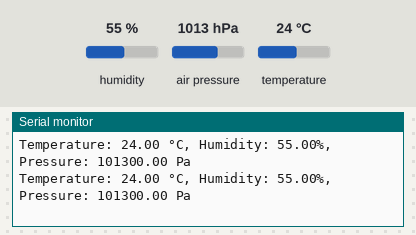
Recording of a sketch running on a simulated Arduino Uno, built with avr-gcc and run on an emulated ATmega328P. Parts: the last lines printed to the serial monitor. The test bench sets the inputs (shaded band); at power-on: humidity 55 %, air pressure 1013 hPa, temperature 24 °C.

Above: at 2.8 s.
2.9 s: humidity set to 22 %
At 4.5 s:
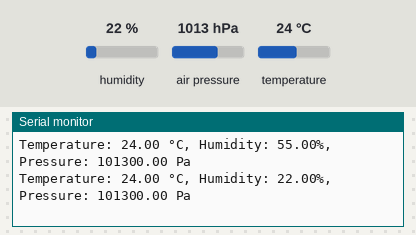
5.6 s: air pressure set to 952 hPa
At 7.5 s:
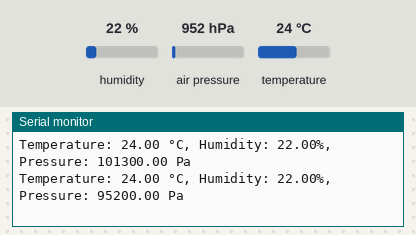
8.3 s: temperature set to 12 °C
At 10.8 s:
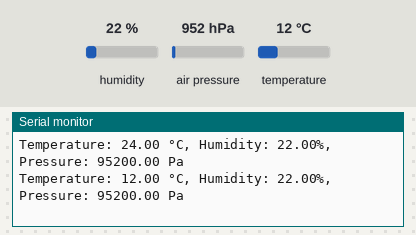
11.0 s: air pressure set to 975 hPa
At 12.9 s:
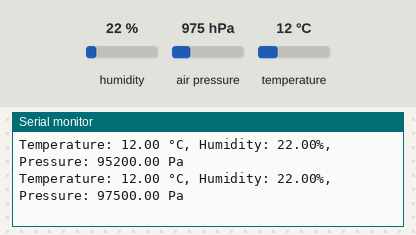
13.7 s: humidity set to 40 %
At 14.7 s:
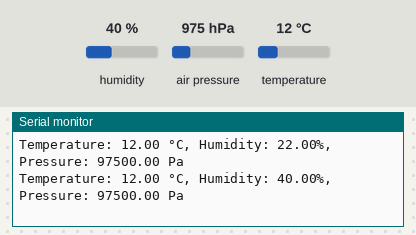
Timing chart, 0 to 16.7 s (numbered marks = the images above; inputs shaded):
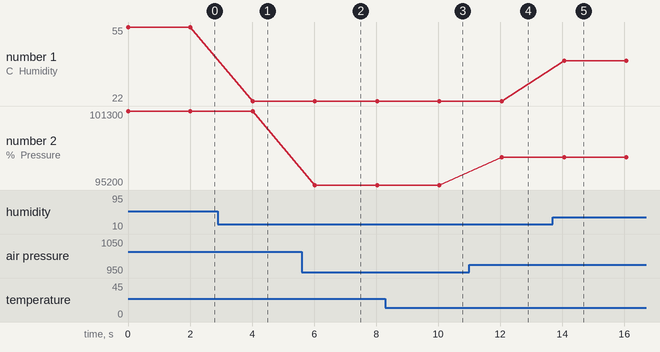

Measured:
- after the input at 2.9 s, the serial monitor: prints a new line after 1.1 s (image 1)
- after the input at 5.6 s, the serial monitor: prints a new line after 0.43 s (image 2)
- after the input at 8.3 s, the serial monitor: prints a new line after 1.7 s (image 3)
- after the input at 11.0 s, the serial monitor: prints a new line after 1.0 s (image 4)
- after the input at 13.7 s, the serial monitor: prints a new line after 0.36 s (image 5)
- plotted number 1: 55 → 22 after the input at 2.9 s, 22 → 40 after the input at 13.7 s
- plotted number 2: 101300 → 95200 after the input at 5.6 s, 95200 → 97500 after the input at 11.0 s

The sketch:

Weatierhstation0.1.ino
```cpp
#include <DHT.h>
#include <Adafruit_BMP085.h> // or Adafruit_BMP280.h

#define DHTPIN 3 // Change to the GPIO you connected DHT22
#define DHTTYPE DHT22

DHT dht(DHTPIN, DHTTYPE);
Adafruit_BMP085 bmp; // or Adafruit_BMP280 bmp;

void setup() {
  Serial.begin(115200);
  dht.begin();
  if (!bmp.begin()) {
    Serial.println("Could not find a valid BMP085/BMP280 sensor, check wiring!");
    while (1);
  }
}

void loop() {
  // Read temperature as Celsius
  float temperature = dht.readTemperature();
  // Read humidity
  float humidity = dht.readHumidity();
  // Read pressure
  float pressure = bmp.readPressure();

  // Check if any reads failed and exit early (to try again).
  if (isnan(humidity) || isnan(temperature)) {
    Serial.println("Failed to read from DHT sensor!");
    return;
  }

  Serial.print("Temperature: ");
  Serial.print(temperature);
  Serial.print(" °C, Humidity: ");
  Serial.print(humidity);
  Serial.print("%, Pressure: ");
  Serial.print(pressure);
  Serial.println(" Pa");

  delay(2000); // Delay between reads
}
```
